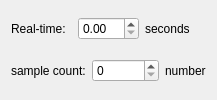
              <widget class="QWidget" name="Device1_Channel1">
               <attribute name="title">
                <string>Channel1</string>
               </attribute>
               <layout class="QGridLayout" name="gridLayout_8">
                <item row="0" column="0">
                 <layout class="QHBoxLayout" name="horizontalLayout">
                  <item>
                   <widget class="QLabel" name="label">
                    <property name="text">
                     <string>Real-time:</string>
                    </property>
                   </widget>
                  </item>
                  <item>
                   <widget class="QDoubleSpinBox" name="Device1_Channel1_RealTime"/>
                  </item>
                  <item>
                   <widget class="QLabel" name="label_2">
                    <property name="text">
                     <string>seconds</string>
                    </property>
                   </widget>
                  </item>
                 </layout>
                </item>
                <item row="1" column="0">
                 <layout class="QHBoxLayout" name="horizontalLayout_2">
                  <item>
                   <widget class="QLabel" name="label_3">
                    <property name="text">
                     <string>sample count:</string>
                    </property>
                   </widget>
                  </item>
                  <item>
                   <widget class="QSpinBox" name="Device1_Channel1_Counternum">
                    <property name="maximum">
                     <number>999999999</number>
                    </property>
                    <property name="singleStep">
                     <number>1000</number>
                    </property>
                   </widget>
                  </item>
                  <item>
                   <widget class="QLabel" name="label_4">
                    <property name="text">
                     <string>number</string>
                    </property>
                   </widget>
                  </item>
                 </layout>
                </item>
               </layout>
              </widget>
